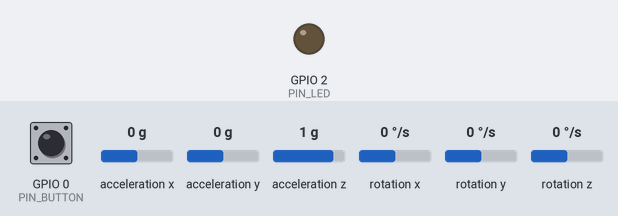
Recording of a sketch running on a simulated ESP32. Shown: output pins drawn as LEDs (lit = HIGH). Wiring (inferred from the names in the program): MPU-6050 motion sensor at I2C address 0x68. Dashed ring = blinking. The test bench sets the inputs (shaded band); at power-on: GPIO 0 (PIN_BUTTON) HIGH, acceleration x 0 g, acceleration y 0 g, acceleration z 1 g, rotation x 0 °/s, rotation y 0 °/s, rotation z 0 °/s. Storage starts empty; what the sketch prints to the serial monitor is not drawn.

Above: at 1.2 s.
1.3 s: GPIO 0 (PIN_BUTTON) pulled LOW for 3.2 s
At 4.7 s:
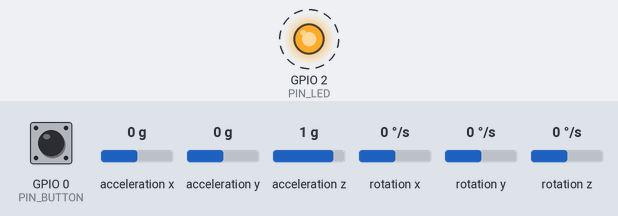
Timing chart, 0 to 6.2 s (numbered marks = the images above; inputs shaded):
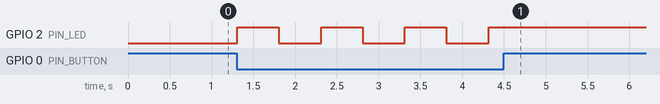

The sketch:

esp32_imu_logger.ino
```cpp
// 順順行 sunsunbus 硬體感測盒範例韌體：ESP32 + MPU6050 + microSD
// 以約 100 Hz 記錄三軸加速度（含重力，m/s²）與陀螺儀（deg/s），格式見 docs/hardware-format.md。
//
// 接線（ESP32 DevKit 預設腳位）：
//   MPU6050  VCC→3V3  GND→GND  SDA→GPIO21  SCL→GPIO22
//   microSD  CS→GPIO5  SCK→GPIO18  MISO→GPIO19  MOSI→GPIO23  VCC→3V3（或 5V，看模組）
//   按鈕     GPIO0（板子上的 BOOT 鍵）：按一下開始／結束一個檔案
//   LED      GPIO2（板載 LED）：記錄中恆亮，寫入錯誤時快閃
//
// 不需要額外的 IMU 函式庫，直接讀寫 MPU6050 暫存器。
// 使用 Arduino IDE 的 "ESP32 Dev Module" 板型即可編譯。

#include <Wire.h>
#include <SPI.h>
#include <SD.h>

const uint8_t MPU_ADDR = 0x68;
const int PIN_SD_CS = 5;
const int PIN_BUTTON = 0;
const int PIN_LED = 2;
const uint32_t SAMPLE_US = 10000;  // 100 Hz
const float G = 9.80665f;
const float ACC_LSB_PER_G = 8192.0f;   // ±4 g
const float GYRO_LSB_PER_DPS = 65.5f;  // ±500 deg/s

File logFile;
bool recording = false;
uint32_t nextSampleUs = 0;
uint32_t lastFlushMs = 0;
uint32_t lastButtonMs = 0;

void mpuWrite(uint8_t reg, uint8_t val) {
  Wire.beginTransmission(MPU_ADDR);
  Wire.write(reg);
  Wire.write(val);
  Wire.endTransmission();
}

bool mpuInit() {
  Wire.begin(21, 22);
  Wire.setClock(400000);
  Wire.beginTransmission(MPU_ADDR);
  if (Wire.endTransmission() != 0) return false;
  mpuWrite(0x6B, 0x00);  // PWR_MGMT_1：喚醒
  delay(50);
  mpuWrite(0x1A, 0x03);  // CONFIG：內建數位低通約 44 Hz（去掉高頻震動，保留公車加減速）
  mpuWrite(0x19, 0x09);  // SMPLRT_DIV：1 kHz / (1 + 9) = 100 Hz
  mpuWrite(0x1B, 0x08);  // GYRO_CONFIG：±500 deg/s
  mpuWrite(0x1C, 0x08);  // ACCEL_CONFIG：±4 g
  return true;
}

bool mpuRead(float acc[3], float gyro[3]) {
  Wire.beginTransmission(MPU_ADDR);
  Wire.write(0x3B);
  if (Wire.endTransmission(false) != 0) return false;
  if (Wire.requestFrom((int)MPU_ADDR, 14) != 14) return false;
  int16_t raw[7];
  for (int i = 0; i < 7; i++) raw[i] = (Wire.read() << 8) | Wire.read();
  for (int i = 0; i < 3; i++) acc[i] = raw[i] / ACC_LSB_PER_G * G;
  // raw[3] 是溫度，略過
  for (int i = 0; i < 3; i++) gyro[i] = raw[4 + i] / GYRO_LSB_PER_DPS;
  return true;
}

String nextFileName() {
  for (int i = 1; i < 10000; i++) {
    char name[20];
    snprintf(name, sizeof(name), "/box_%04d.csv", i);
    if (!SD.exists(name)) return String(name);
  }
  return String("/box_overflow.csv");
}

void startRecording() {
  String name = nextFileName();
  logFile = SD.open(name, FILE_WRITE);
  if (!logFile) {
    Serial.println("無法建立檔案");
    return;
  }
  logFile.println("# sunsunbus-box v1");
  logFile.println("# device=esp32-mpu6050 rate_hz=100 accel_range_g=4 gyro_range_dps=500");
  logFile.println("t_ms,ax,ay,az,gx,gy,gz");
  recording = true;
  nextSampleUs = micros();
  digitalWrite(PIN_LED, HIGH);
  Serial.printf("開始記錄 %s\n", name.c_str());
}

void stopRecording() {
  if (logFile) logFile.close();
  recording = false;
  digitalWrite(PIN_LED, LOW);
  Serial.println("停止記錄");
}

void blinkError() {
  for (int i = 0; i < 10; i++) {
    digitalWrite(PIN_LED, i % 2);
    delay(100);
  }
}

void setup() {
  Serial.begin(115200);
  pinMode(PIN_BUTTON, INPUT_PULLUP);
  pinMode(PIN_LED, OUTPUT);
  if (!mpuInit()) {
    Serial.println("找不到 MPU6050，請檢查接線");
    while (true) blinkError();
  }
  if (!SD.begin(PIN_SD_CS)) {
    Serial.println("SD 卡初始化失敗");
    while (true) blinkError();
  }
  Serial.println("就緒：按 BOOT 鍵開始／結束記錄");
}

void loop() {
  // 按鈕（去抖動 500 ms）
  if (digitalRead(PIN_BUTTON) == LOW && millis() - lastButtonMs > 500) {
    lastButtonMs = millis();
    if (recording) stopRecording();
    else startRecording();
  }
  if (!recording) return;

  if ((int32_t)(micros() - nextSampleUs) < 0) return;
  nextSampleUs += SAMPLE_US;

  float acc[3], gyro[3];
  if (!mpuRead(acc, gyro)) return;
  char line[96];
  snprintf(line, sizeof(line), "%lu,%.4f,%.4f,%.4f,%.3f,%.3f,%.3f", (unsigned long)millis(), acc[0], acc[1], acc[2], gyro[0], gyro[1], gyro[2]);
  logFile.println(line);

  // 每秒寫入一次，斷電最多遺失 1 秒
  if (millis() - lastFlushMs > 1000) {
    lastFlushMs = millis();
    logFile.flush();
  }
}
```

Measured:
- after the input at 1.3 s, GPIO 2 (PIN_LED): alternates HIGH for 0.50 s and LOW for 0.51 s, 7 changes in all, then stays HIGH, starting at once
